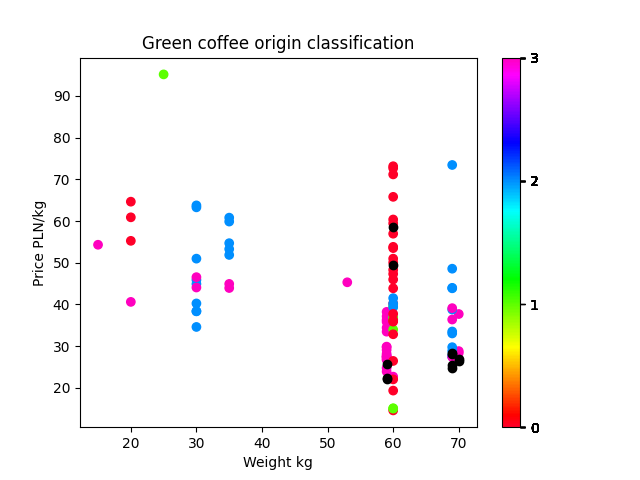

Recreate this plot in Python.
"""
Script for classifying green coffee origin based on its price and weight

Transforms the data using 'origins.py', visualizes the data, creates a Decision Tree Classifier and fits it on the
training set, visualizes the tree, tests the model on the testing set

Requires installation of 'pandas', 'matplotlib', 'scikit-learn'
"""

import pandas
import origins
from matplotlib import pyplot
from sklearn.tree import DecisionTreeClassifier, plot_tree

print('\nClassifying green coffee origin based on its price and weight...')

# read relevant training data from the adjusted file
data = pandas.read_csv('adjusted_data.csv')
train_features = data[['Weight', 'Price']]
train_origins = data['Coffee']

# read relevant testing data from the adjusted file
test_data = pandas.read_csv('adjusted_test_data.csv')
test_features = test_data[['Weight', 'Price']]
test_origins = test_data['Coffee']

# transform training and testing data using 'origins.py'
# (simplify possible origins, take into account continents rather than countries, change alphabetical data into
#  numerical data)
train_features, train_origins = origins.simplify_origins(train_features, train_origins)
test_features, test_origins = origins.simplify_origins(test_features, test_origins)
# print the mapping for reference
print(f'\n{origins.printable_origins_map}')

# plot the data
pyplot.scatter('Weight', 'Price', data=train_features, c=train_origins, cmap='gist_rainbow')
pyplot.colorbar(ticks=train_origins)
pyplot.xlabel('Weight kg')
pyplot.ylabel('Price PLN/kg')
pyplot.title('Green coffee origin classification')
pyplot.scatter('Weight', 'Price', data=test_features, c='black')
pyplot.show()

# convert the data to numpy arrays
train_features = train_features.to_numpy()
train_origins = train_origins.to_numpy()
test_features = test_features.to_numpy()
test_origins = test_origins.to_numpy()

# create a Decision Tree Classifier for the training data
classifier = DecisionTreeClassifier()
classifier.fit(train_features, train_origins)

# plot the decision tree
plot_tree(classifier, max_depth=2, feature_names=['Weight', 'Price'], class_names = ['0', '1', '2', '3'])
pyplot.title('Green coffee origin classification - decision tree')
pyplot.show()

# make predictions on the testing data
predicted_origins = classifier.predict(test_features)
accuracy = classifier.score(test_features, test_origins)

# the results
print(f'\nTrue origins: {test_origins}')
print(f'Origins predicted with Decision Trees: {predicted_origins}')
print(f'Accuracy (mean accuracy): {accuracy:.2f}')
